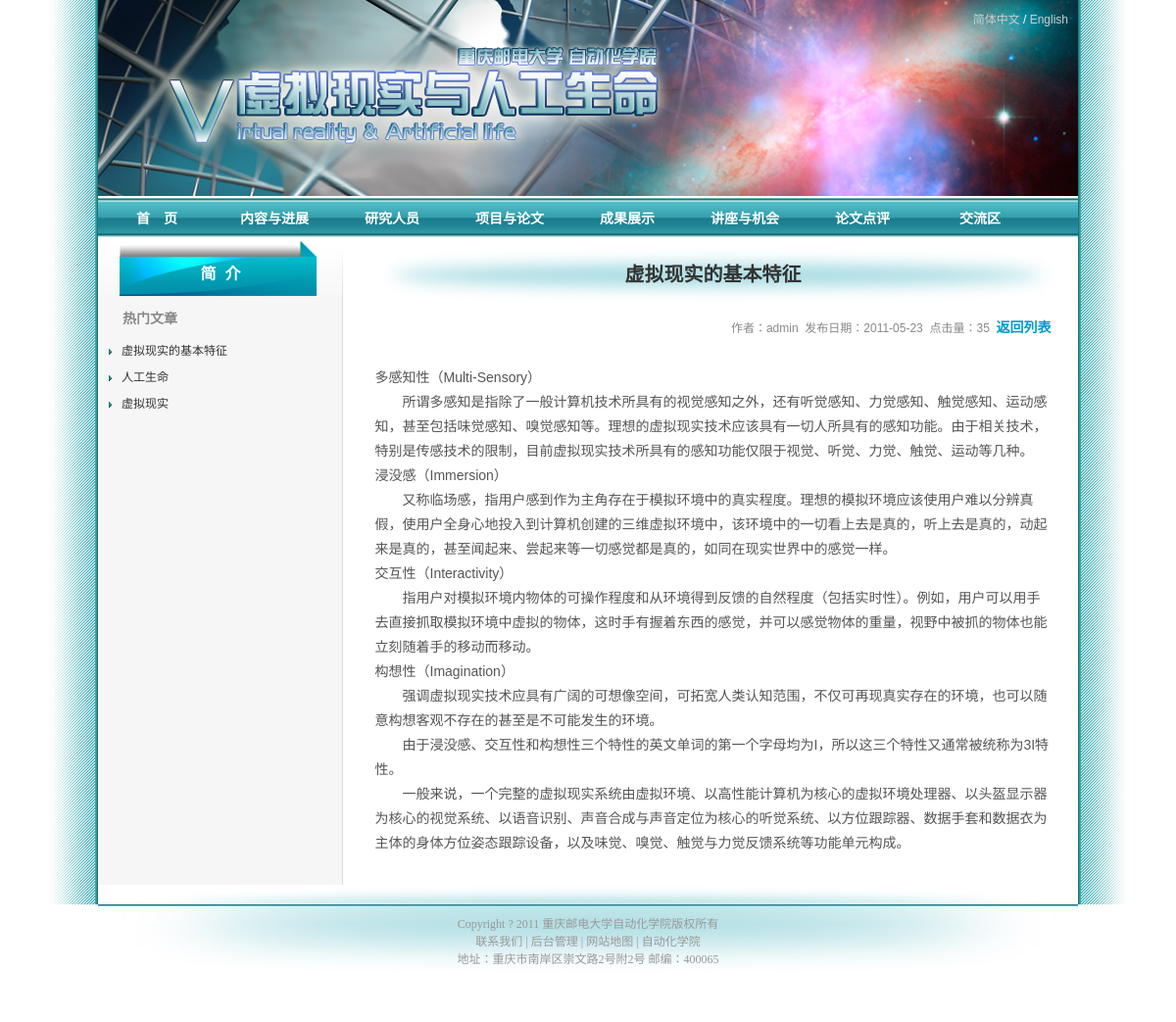
Page /article_view.php?id=113&itm_id=1&lan=chs on the committed database.
### tables this page shows
CREATE TABLE IF NOT EXISTS `10branch` (
  `id` int(11) NOT NULL,
  `item` varchar(15) NOT NULL,
  `item_eng` varchar(40) NOT NULL,
  `desc` text NOT NULL,
  `address` varchar(50) NOT NULL,
  `visiable` int(11) NOT NULL,
  `style` int(11) NOT NULL,
  PRIMARY KEY (`item`),
  UNIQUE KEY `id` (`id`)
);

CREATE TABLE IF NOT EXISTS `20article` (
  `id` int(11) NOT NULL AUTO_INCREMENT,
  `itm_id` int(11) NOT NULL,
  `title_chs` varchar(50) NOT NULL,
  `title_eng` varchar(100) NOT NULL,
  `username` varchar(20) NOT NULL,
  `date` date NOT NULL,
  `content_chs` text NOT NULL,
  `content_eng` text NOT NULL,
  `pic` varchar(150) NOT NULL,
  `picdesc_chs` text NOT NULL,
  `picdesc_eng` text NOT NULL,
  `fileupload` varchar(150) NOT NULL,
  `click_throughs` int(11) NOT NULL,
  UNIQUE KEY `id` (`id`)
);

CREATE TABLE IF NOT EXISTS `50config` (
  `id` int(11) NOT NULL,
  `sitetitle_chs` varchar(50) NOT NULL,
  `sitetitle_eng` varchar(50) NOT NULL,
  `user_reg` int(2) NOT NULL,
  `user_log` int(2) NOT NULL,
  `user_edit` int(2) NOT NULL,
  `pgsize` int(11) NOT NULL,
  `hotsize` int(11) NOT NULL,
  `sitebanner_chs` varchar(80) NOT NULL,
  `sitebanner_eng` varchar(80) NOT NULL,
  `siteflash` varchar(50) NOT NULL,
  `fvico` varchar(50) NOT NULL,
  `connect` varchar(50) NOT NULL,
  `sitemap` varchar(50) NOT NULL,
  `lasttitle_chs` varchar(50) NOT NULL,
  `lasttitle_eng` varchar(50) NOT NULL,
  `lasturl_url` varchar(50) NOT NULL,
  `copyrt_chs` varchar(200) NOT NULL,
  `address_chs` varchar(200) NOT NULL,
  `copyrt_eng` varchar(200) NOT NULL,
  `address_eng` varchar(200) NOT NULL,
  PRIMARY KEY (`id`)
);

### article_view.php (the view, shortened to what this page needs)
<html>
<head>
<link href="images/article_view.css" rel="stylesheet" type="text/css" />
</head>
<body topmargin="0">
<table  width=100% cellpadding="0" cellspacing="0" class="bgline"><tr><td align="center">
<?php
include_once("header.php");
?>
</td></tr>
<tr><td align="center">
<div  id="main">
<table cellpadding="0" cellspacing="0" width=100% height=100%><tr>
<td align="left" valign="top" width="250px">
<div class="list_item">&nbsp;
<?php
echo "<div class='text'>";
if($_GET[lan]==chs)
{
if($_GET[itm_id]==1){	echo"<a href=article_view.php?id=main&itm_id=".$_GET["itm_id"]."&lan=".$_GET["lan"].">简&nbsp;&nbsp;介</a>";}
}
echo"</div>";
?>
</div>
<div class="list_hot">
<div class="text">
<?php
       echo "<div style='font-size:14px;padding:10px 0px 10px 25px; font-weight:bold; color:#888888;'>";
if($_GET[lan]==chs)
{echo "热门文章";}
	   echo "</div>";
	$reshot=mysql_query("SELECT * FROM 50config WHERE id='1'");
	$rowshot=mysql_fetch_assoc($reshot);
	$hotsize=$rowshot["hotsize"];
$res=mysql_query("SELECT * FROM 20article WHERE itm_id='$_GET[itm_id]' ORDER BY click_throughs desc LIMIT $hotsize ");
while($rows=mysql_fetch_assoc($res))
    	{
if($_GET[lan]==chs)
{
    	echo "<div class='list'><li><a href=article_view.php?id=".$rows["id"]."&itm_id=".$rows["itm_id"]."&lan=".$_GET["lan"].">".mb_substr($rows["title_chs"],0,17,'utf-8')."</a></li></div>";
}
    	}
?>
</div>
</div>
</td>
<td  align="left" valign="top" width="750px" align="center">
<div class="article">
<table cellpadding="0" cellspacing="0" border="0" width=100%><tr><td align="center">
<?php
$res=mysql_query("SELECT * FROM 20article WHERE itm_id='$_GET[itm_id]' AND id='$_GET[id]'");
while($rows=mysql_fetch_assoc($res))
    	{
echo "<div class='art_title'>";
if($_GET[lan]==chs)
{
    	echo $rows["title_chs"];
}
    	}
echo "</div>";
?>
</td></tr>
<tr><td>
<div class="art_date">
<?php
$res=mysql_query("SELECT * FROM 20article WHERE itm_id='$_GET[itm_id]' AND id='$_GET[id]'");
while($rows=mysql_fetch_assoc($res))
    	{
if($_GET[lan]==chs)
{
    	echo "作者：".$rows["username"]."&nbsp;&nbsp;发布日期：".$rows["date"]."&nbsp;&nbsp;点击量：".$rows["click_throughs"]."&nbsp;&nbsp;<a href=article_view.php?id=main&itm_id=".$_GET["itm_id"]."&lan=".$_GET["lan"].">返回列表</a>";
}
    	}
?>
</div>
</td></tr>
<tr><td>
<div class="art_content">
<?php
$res=mysql_query("SELECT * FROM 20article WHERE itm_id='$_GET[itm_id]' AND id='$_GET[id]'");
while($rows=mysql_fetch_assoc($res))
    	{
if($_GET[lan]==chs)
{
    	echo nl2br($rows["content_chs"]);
}
    	}
?>
</div>
</td></tr></table>
</div>
</td>
</tr></table>
</div>
</td></tr></table>
<table  width=100% cellpadding="0" cellspacing="0"><tr><td align="center">
<?php
include_once("footer.php");
?>
</td></tr></table>
</body>
</html>

### header.php (shortened to what this page needs)
<!DOCTYPE html PUBLIC "-//W3C//DTD XHTML 1.0 Transitional//EN" "http://www.w3.org/TR/xhtml1/DTD/xhtml1-transitional.dtd">
<html xmlns="http://www.w3.org/1999/xhtml">
<head>
<link href="images/header.css" rel="stylesheet" type="text/css" />
</head>
<body>
<?php
if($_GET[lan]==chs)
{
	echo"
	<div class='banner_chs'>
	<div class='language'>
	<a href='index.php?lan=chs'>
	简体中文
	</a>
	/
	<a href='index.php?lan=eng'>
	English
	</a>
	</div>
	";
}
?>
</div>
<table cellpadding="0" cellspacing="0" border="0"><tr><td class="navi">
<ul>
<li><a href="index.php<?php echo "?lan=$_GET[lan]"    ?>">
<?php
if($_GET[lan]==chs)
{echo "首　页";}
?>
</a></li>
<li>
<?php
$res=mysql_query("SELECT * FROM 10branch ORDER BY id");
while($rows=mysql_fetch_assoc($res))
    if(($rows["visiable"])&&($rows["id"]!=0)&&($rows["id"]<=70))
    {
if($_GET[lan]==chs)
    	{
    	echo "<a href=article_view.php?id=main&itm_id=".$rows["id"]."&lan=$_GET[lan]>".$rows["item"]."</a>";
    	}
    }
?></li>
</ul>
</td></tr></table>
</body>
</html>

### footer.php (shortened to what this page needs)
<!DOCTYPE html PUBLIC "-//W3C//DTD XHTML 1.0 Transitional//EN" "http://www.w3.org/TR/xhtml1/DTD/xhtml1-transitional.dtd">
<html xmlns="http://www.w3.org/1999/xhtml">
<head>
<link href="images/header.css" rel="stylesheet" type="text/css" />
<body>
<div  class="footer">
<?php
$res=mysql_query("SELECT * FROM 50config WHERE id='1' ");
$rows=mysql_fetch_assoc($res);
if($_GET[lan]==chs)
{echo $rows["copyrt_chs"]."<br/> ";}
echo "<a href='mailto:".$rows["connect"]."'>";
if($_GET[lan]==chs)
{echo "联系我们";}
echo "</a> |
<a href='admin/admin.php'>";
if($_GET[lan]==chs)
{echo "后台管理";}
echo "</a> |
<a href='sitemap.php?lan=".$_GET[lan]."'>";
if($_GET[lan]==chs)
{echo "网站地图";}
echo "</a> |
<a href='".$rows["lasturl_url"]."'>";
if($_GET[lan]==chs)
{echo $rows["lasttitle_chs"];}
echo "</a> <br/>";
if($_GET[lan]==chs)
{echo $rows["address_chs"]."<br/>";}
echo "</div>";
?>
</body>
</html>

### images/article_view.css (style rules this page uses)
.bgline { background-image: url(bgline2.jpg); background-repeat: repeat-y; background-position: center; }
html { overflow: -moz-scrollbars-vertical; }
#main { position: relative; left: 5px; width: 1010px; height: 100%; margin-right: auto; margin-left: auto; padding-bottom: 20px; font-family: Arial, Helvetica, sans-serif; }
.list_item { width: 250px; height: 60px; background-image: url(list_item.jpg); background-repeat: no-repeat; text-align: center; }
.list_item .text a { font-size: 16px; color: #FFFFFF; font-weight: bold; text-decoration: none; line-height: 35px; }
.list_hot { width: 249px; height: 100%; background-color: #F6F6F6; border-right: #DDDDDD solid 1px; }
.list_hot .text li { list-style-image: url(li2.gif); margin-left: 10px; line-height: 25px; }
.list_hot .text a { font-size: 12px; color: #333333; text-decoration: none; }
.article { width: 750px; height: 100%; }
.article .art_title { padding: 20px; font-size: 20px; font-weight: bold; color: #333333; background-image: url(art_title.jpg); background-position: center; background-repeat: no-repeat; }
.article .art_date { padding: 10px 30px 0 0; font-size: 12px; float: right; color: #888888; }
.article .art_date a { font-size: 14px; font-weight: bold; color: #0099CC; text-decoration: none; }
.article .art_content { padding: 30px; font-size: 14px; line-height: 25px; color: #555555; }

### images/header.css (style rules this page uses)
.banner_chs { height:200px; width:1000px; background:url(banner_chs.jpg); }
.banner_chs .language { color:#FFFFFF; float:right; font-size:12px; text-decoration:none; padding:10px; font-family:Arial, Helvetica, sans-serif; }
.banner_chs .language a { color:#CCCCCC; font-size:12px; text-decoration:none; }
.navi { height:40px; width:1000px; background:url(bg-navi.jpg) repeat-x center; font-family:Arial, Helvetica, sans-serif; }
.navi ul { list-style-type:none; display:inline; font-size:14px; font-weight:bold; }
.navi ul li { float:left; text-align:center; }
.navi ul li a { padding:12px 0px 12px 0px; margin:0px 10px 0px 10px; display:inline-block; width:100px; color:#FFFFFF; text-decoration:none; }
.footer { width:1000px; height:90px; background:url(footer.jpg); background-repeat:no-repeat; position:relative; top:-20px; padding-top:30px; font-size:12px; color:#999999; text-decoration:none; font-family:"Times New Roman", Times, serif; }
.footer a { color:#999999; text-decoration:none; }

### rows in the picture
10branch: item "内容与进展"
10branch: item "研究人员"
10branch: item "项目与论文"
10branch: item "成果展示"
10branch: item "讲座与机会"
10branch: item "论文点评"
10branch: item "交流区"
20article: title_chs "虚拟现实的基本特征", username "admin", date "2011-05-23", click_throughs "35", content_chs "多感知性（Multi-Sensory） 所谓多感知是指除了一般计算机技术所具有的视觉感知之外，还有听觉感知、力觉感知、触觉感知、运动感知，甚至包括味觉感知、嗅觉感知等。理想的虚拟现实技术应该具有一切人所具有的感知功能。由于相关技术，特别是传感技术的限制，目前虚拟现实技术所具有的感知功能仅限于视觉、听觉、力觉、触觉、运动等几种。 浸没感（Immersion） 又称临场感，指用户感到作为主角存在于模拟环境中的真实程度。理想的模拟环境应该使用户难以分辨真假，使用户全身心地投入到计算机创建的三维虚拟环境中，该环境中的一切看上去是真的，听上去是真的，动起来是真的，甚至闻起来、尝起来等一切感觉都是真的，如同在现实世界中的感觉一样。 交互性（Interactivity） 指用户对模拟环境内物体的可操作程度和从环境得到反馈的自然程度（包括实时性）。例如，用户可以用手去直接抓取模拟环境中虚拟的物体，这时手有握着东西的感觉，并可以感觉物体的重量，视野中被抓的物体也能立刻随着手的移动而移动。 构想性（Imagination） 强调虚拟现实技术应具有广阔的可想像空间，可拓宽人类认知范围，不仅可再现真实存在的环境，也可以随意构想客观不存在的甚至是不可能发生的环境。 由于浸没感、交互性和构想性三个特性的英文单词的第一个字母均为I，所以这三个特性又通常被统称为3I特性。…"
20article: title_chs "人工生命"
20article: title_chs "虚拟现实"
50config: copyrt_chs "Copyright ? 2011 重庆邮电大学自动化学院版权所有", lasttitle_chs "自动化学院", address_chs "地址：重庆市南岸区崇文路2号附2号 邮编：400065"
